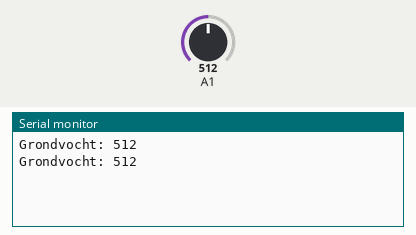
Bench run of a sketch on a simulated Arduino Uno, built with avr-gcc and run on an emulated ATmega328P. On the bench: the last lines printed to the serial monitor. Inputs (shaded band) come from the test bench; at power-on: A1 = 512.

Above: at 1.8 s.
1.9 s: A1 set to 716
At 2.8 s:
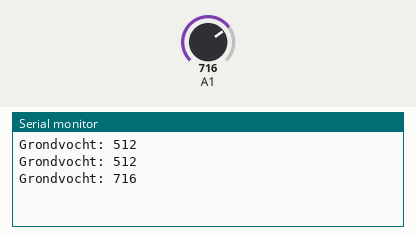
3.4 s: A1 set to 900
At 4.6 s:
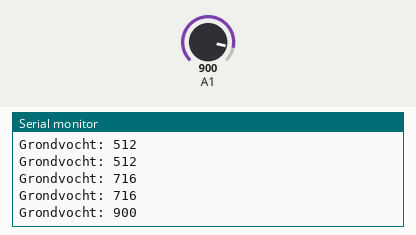
Timing chart, 0 to 6.4 s (numbered marks = the images above; inputs shaded):
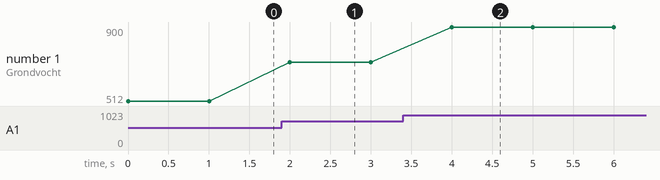

The sketch:

07-moisture-sensor.ino
```cpp
// Dit is de VOCHT SENSOR applicatie
// We lezen hierbij de grond vocht sensor uit.

/////////////////////////////////////////////////////////
// Hier komen onze "globale" variabelen.
// Deze kunnen we overal in onze applicatie gebruiken.
/////////////////////////////////////////////////////////


/////////////////////////////////////////////////////////
// Initialisatie code
// Wordt 1x uitgevoerd bij het opstarten
/////////////////////////////////////////////////////////
void setup() {

  // Instellen van de snelheid waarmee we data naar de computer sturen
  Serial.begin(9600);

  // Configureer A1 als analoge ingang
  pinMode(A1, INPUT);
}

/////////////////////////////////////////////////////////
// Het hoofdprogramma
// Dit wordt telkens opnieuw uitgevoerd
/////////////////////////////////////////////////////////
void loop()
{
  // Eerst moeten we de analoge spanning meten (getal tussen 0 en 1023)
  int vochtgehalte = analogRead(A1);

  Serial.print("Grondvocht: ");
  Serial.println(vochtgehalte);

  delay(1000);
}
```

Measured:
- after the input at 1.9 s, the serial monitor: prints a new line after 0.10 s (image 1)
- after the input at 3.4 s, the serial monitor: prints a new line after 0.60 s (image 2)
- plotted number 1: 512 → 716 after the input at 1.9 s, 716 → 900 after the input at 3.4 s
